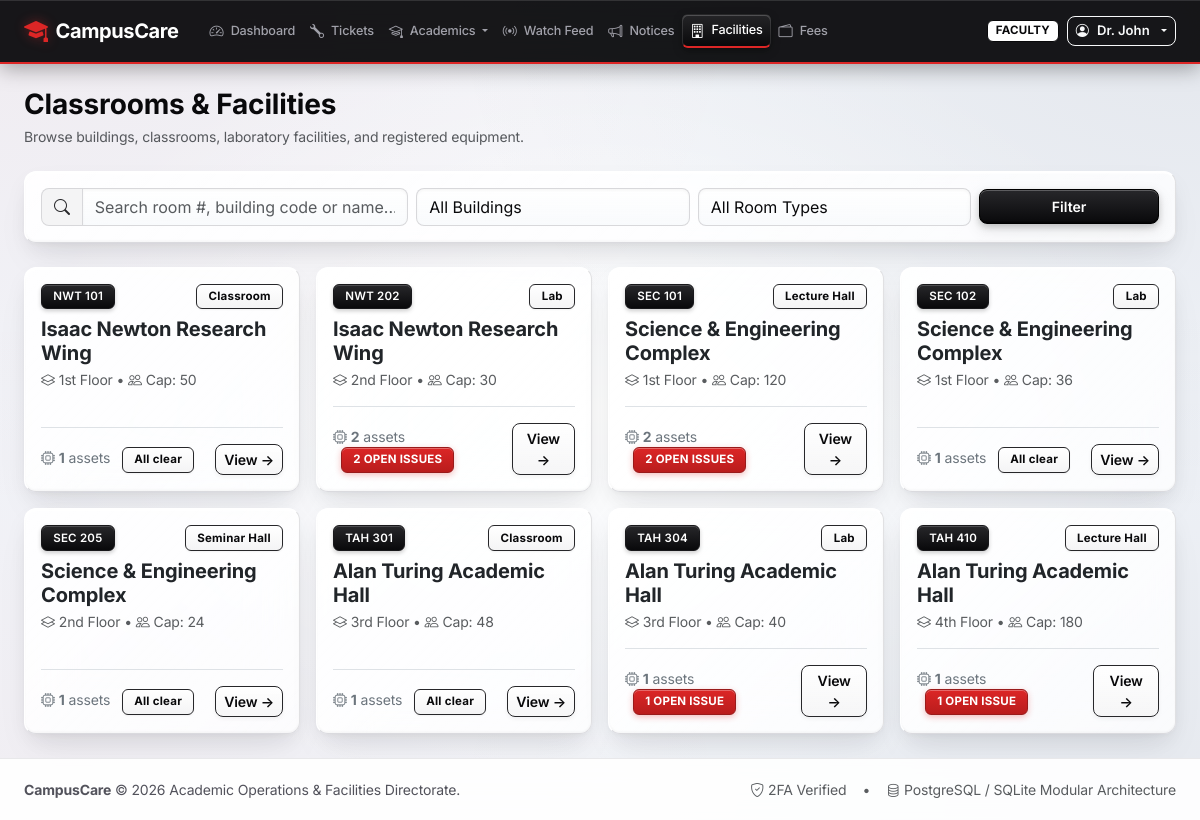
/facilities/rooms/ (signed in), run on the app's committed database.
### accounts/models.py (models this page shows, shortened)
class User(AbstractUser):
    class Role(models.TextChoices):
        STUDENT = 'STUDENT', 'Student'
        FACULTY = 'FACULTY', 'Faculty'
        TECHNICIAN = 'TECHNICIAN', 'Technician'
        MANAGER = 'MANAGER', 'Facility / Dept Manager'
        ADMIN = 'ADMIN', 'Administrator'
    role = models.CharField(
        max_length=20,
        choices=Role.choices,
        default=Role.STUDENT,
        db_index=True,
        help_text="Designates the system role and permission tier of the user."
    )
    department = models.CharField(max_length=120, blank=True)
    phone_number = models.CharField(max_length=30, blank=True)
    identifier_number = models.CharField(
        max_length=60,
        blank=True,
        help_text="Roll Number (for Students) or Employee ID (for Faculty/Staff)"
    )
    year_or_block = models.CharField(
        max_length=60,
        blank=True,
        help_text="Year & Section (e.g., 3rd Year - Sec A) or Assigned Block"
    )
    is_first_login_2fa_completed = models.BooleanField(
        default=False,
        help_text="Designates whether the user has completed their first-login two-step verification."
    )
    is_onboarding_completed = models.BooleanField(
        default=False,
        help_text="Designates whether the user has completed their initial onboarding profile confirmation."
    )
    last_seen_notices_at = models.DateTimeField(null=True, blank=True)
    last_seen_tickets_at = models.DateTimeField(null=True, blank=True)
    last_seen_timetable_at = models.DateTimeField(null=True, blank=True)
    class Meta:
        ordering = ['username']
    @property
    def is_student(self):
        return self.role == self.Role.STUDENT
    @property
    def is_faculty(self):
        return self.role == self.Role.FACULTY
    @property
    def is_technician(self):
        return self.role == self.Role.TECHNICIAN
    @property
    def is_manager(self):
        return self.role == self.Role.MANAGER or self.is_superuser
    @property
    def is_admin_role(self):
        return self.role == self.Role.ADMIN or self.is_superuser

### facilities/models.py (models this page shows, shortened)
class Room(models.Model):
    class RoomType(models.TextChoices):
        CLASSROOM = 'Classroom', 'Classroom'
        LECTURE_HALL = 'Lecture Hall', 'Lecture Hall'
        LAB = 'Lab', 'Lab'
        SEMINAR_HALL = 'Seminar Hall', 'Seminar Hall'
    class OperationalStatus(models.TextChoices):
        AVAILABLE = 'AVAILABLE', 'Available'
        OCCUPIED = 'OCCUPIED', 'Occupied (In Session)'
        MAINTENANCE = 'MAINTENANCE', 'Under Maintenance'
        RESERVED = 'RESERVED', 'Reserved (Exam/Event)'
    building_name = models.CharField(max_length=120)
    building_code = models.CharField(max_length=20)
    floor = models.CharField(max_length=20)
    room_number = models.CharField(max_length=20)
    room_type = models.CharField(
        max_length=50,
        choices=RoomType.choices,
        default=RoomType.CLASSROOM
    )
    capacity = models.PositiveIntegerField(default=30)
    operational_status = models.CharField(
        max_length=20,
        choices=OperationalStatus.choices,
        default=OperationalStatus.AVAILABLE,
        db_index=True
    )
    is_active = models.BooleanField(default=True)
    class Meta:
        ordering = ['building_code', 'room_number']
        constraints = [
            models.UniqueConstraint(
                fields=['building_code', 'room_number'],
                name='unique_building_room'
            )
        ]

### facilities/views.py (the view)
# urls.py: path('rooms/', views.room_list_view, name='room_list'),
@login_required
def room_list_view(request):
    search_query = request.GET.get('q', '').strip()
    building_filter = request.GET.get('building', '').strip()
    type_filter = request.GET.get('room_type', '').strip()
    rooms = Room.objects.annotate(
        asset_count=Count('assets', distinct=True),
        open_ticket_count=Count(
            'maintenance_requests',
            filter=~Q(maintenance_requests__status__in=['RESOLVED', 'CLOSED']),
            distinct=True
        )
    ).order_by('building_code', 'room_number')
    if search_query:
        rooms = rooms.filter(
            Q(building_name__icontains=search_query) |
            Q(building_code__icontains=search_query) |
            Q(room_number__icontains=search_query)
        )
    if building_filter:
        rooms = rooms.filter(building_code=building_filter)
    if type_filter:
        rooms = rooms.filter(room_type=type_filter)
    buildings = Room.objects.values('building_code', 'building_name').distinct()
    return render(request, 'facilities/room_list.html', {
        'rooms': rooms,
        'buildings': buildings,
        'search_query': search_query,
        'building_filter': building_filter,
        'type_filter': type_filter,
        'room_types': Room.RoomType.choices,
    })

### accounts/models.py (called while the page is built)
    @classmethod
    def get_allowed_domain_list(cls):
        from django.conf import settings
        try:
            db_domains = list(cls.objects.filter(is_active=True).values_list('domain', flat=True))
        except Exception:
            db_domains = []
        fallback = getattr(settings, 'ALLOWED_EMAIL_DOMAINS', ['college.edu', 'university.edu'])
        combined = set([d.strip().lower() for d in db_domains if d] + [d.strip().lower() for d in fallback if d])
        return sorted(list(combined))

### templates/facilities/room_list.html (shortened to what this page needs)
{% extends 'base.html' %}
{% block content %}
<div class="d-flex flex-column flex-md-row justify-content-between align-items-md-center gap-3 mb-4">
    <div>
        <h3 class="fw-bold mb-1">Classrooms & Facilities</h3>
        <p class="text-muted small mb-0">Browse buildings, classrooms, laboratory facilities, and registered equipment.</p>
    </div>
</div>
<div class="card mb-4">
    <div class="card-body p-3">
        <form method="get" class="row g-2 align-items-center">
            <div class="col-md-4">
                <div class="input-group">
                    <span class="input-group-text bg-white"><i class="bi bi-search"></i></span>
                    <input type="text" name="q" value="{{ search_query }}" class="form-control" placeholder="Search room #, building code or name...">
                </div>
            </div>
            <div class="col-md-3">
                <select name="building" class="form-select">
                    <option value="">All Buildings</option>
                </select>
            </div>
            <div class="col-md-3">
                <select name="room_type" class="form-select">
                    <option value="">All Room Types</option>
                </select>
            </div>
            <div class="col-md-2 d-flex gap-2">
                <button type="submit" class="btn btn-primary w-100">Filter</button>
            </div>
        </form>
    </div>
</div>
<div class="row g-3">
    {% for room in rooms %}
    <div class="col-md-6 col-lg-4 col-xl-3">
        <div class="card h-100 shadow-sm border">
            <div class="card-body d-flex flex-column">
                <div class="d-flex justify-content-between align-items-start mb-2">
                    <span class="badge badge-rwb-notice fw-semibold">
                        {{ room.building_code }} {{ room.room_number }}
                    </span>
                    <span class="badge badge-rwb-ticket">{{ room.room_type }}</span>
                </div>
                <h5 class="card-title fw-bold text-dark mb-1">
                    {{ room.building_name }}
                </h5>
                <div class="text-muted small mb-3">
                    <i class="bi bi-layers me-1"></i>{{ room.floor }} &bull;
                    <i class="bi bi-people me-1"></i>Cap: {{ room.capacity }}
                </div>
                <div class="mt-auto pt-3 border-top d-flex justify-content-between align-items-center">
                    <div class="small">
                        <span class="text-secondary"><i class="bi bi-cpu me-1"></i><strong>{{ room.asset_count }}</strong> assets</span>
                        {% if room.open_ticket_count > 0 %}
                        <span class="badge badge-rwb-alert ms-2">{{ room.open_ticket_count }} open issue{{ room.open_ticket_count|pluralize }}</span>
                        {% else %}
                        <span class="badge badge-rwb-ticket ms-2">All clear</span>
                        {% endif %}
                    </div>
                    <a href="{% url 'facilities:room_detail' room.id %}" class="btn btn-sm btn-outline-primary">
                        View &rarr;
                    </a>
                </div>
            </div>
        </div>
    </div>
    {% endfor %}
</div>
{% endblock %}

### templates/base.html (shortened to what this page needs)
{% load static %}
<!DOCTYPE html>
<html lang="en">
<head>
    <link href="https://cdn.jsdelivr.net/npm/bootstrap@5.3.3/dist/css/bootstrap.min.css" rel="stylesheet">
    <link href="https://cdn.jsdelivr.net/npm/bootstrap-icons@1.11.3/font/bootstrap-icons.min.css" rel="stylesheet">
    <link rel="stylesheet" href="{% static 'css/glass_theme.css' %}?v=2.2">
</head>
<body>
    <nav class="navbar navbar-expand-lg navbar-custom sticky-top py-2">
        <div class="container-fluid px-3 px-xl-4">
            <a class="navbar-brand d-flex align-items-center gap-2 text-nowrap" href="{% if user.is_authenticated %}{% url 'core:dashboard' %}{% else %}{% url 'core:index' %}{% endif %}">
                <i class="bi bi-mortarboard-fill fs-4" style="color: var(--rwb-red);"></i>
                <span class="fw-bold">CampusCare</span>
            </a>
            <div class="collapse navbar-collapse" id="mainNavbar">
                {% if user.is_authenticated %}
                <ul class="navbar-nav me-auto mb-2 mb-lg-0 ms-lg-2 align-items-center">
                    <li class="nav-item">
                        <a class="nav-link text-nowrap {% if request.resolver_match.url_name == 'dashboard' %}active{% endif %}" href="{% url 'core:dashboard' %}">
                            <i class="bi bi-speedometer2 me-1"></i>Dashboard
                        </a>
                    </li>
                    <li class="nav-item">
                        <a class="nav-link text-nowrap {% if request.resolver_match.app_name == 'tickets' %}active{% endif %}" href="{% url 'tickets:ticket_list' %}">
                            <i class="bi bi-wrench me-1"></i>Tickets
                        </a>
                    </li>
                    <li class="nav-item dropdown">
                        <a class="nav-link dropdown-toggle text-nowrap {% if request.resolver_match.app_name == 'academics' %}active{% endif %}" href="#" role="button" data-bs-toggle="dropdown" aria-expanded="false">
                            <i class="bi bi-mortarboard me-1"></i>Academics
                        </a>
                    </li>
                    <li class="nav-item">
                        <a class="nav-link text-nowrap {% if request.resolver_match.url_name == 'live_feed' %}active{% endif %}" href="{% url 'notices:live_feed' %}">
                            <i class="bi bi-broadcast live-feed-pulsing-icon me-1"></i>Watch Feed
                        </a>
                    </li>
                    <li class="nav-item">
                        <a class="nav-link text-nowrap {% if request.resolver_match.url_name == 'announcement_list' %}active{% endif %}" href="{% url 'notices:announcement_list' %}">
                            <i class="bi bi-megaphone me-1"></i>Notices
                        </a>
                    </li>
                    <li class="nav-item">
                        <a class="nav-link text-nowrap {% if request.resolver_match.app_name == 'facilities' %}active{% endif %}" href="{% url 'facilities:room_list' %}">
                            <i class="bi bi-building me-1"></i>Facilities
                        </a>
                    </li>
                    <li class="nav-item">
                        <a class="nav-link text-nowrap {% if request.resolver_match.url_name == 'fee_tracker' %}active{% endif %}" href="{% url 'notices:fee_tracker' %}">
                            <i class="bi bi-wallet2 me-1"></i>Fees
                        </a>
                    </li>
                </ul>
                <div class="d-flex align-items-center gap-2 flex-shrink-0 ms-auto">
                    <span class="badge {% if user.role == 'ADMIN' %}badge-role-admin{% elif user.role == 'MANAGER' %}badge-role-manager{% elif user.role == 'TECHNICIAN' %}badge-role-technician{% elif user.role == 'FACULTY' %}badge-role-faculty{% else %}badge-role-student{% endif %} text-uppercase px-2 py-1 text-nowrap" style="font-size: 0.72rem;">
                        {{ user.get_role_display }}
                    </span>
                    <div class="dropdown">
                        <button class="btn btn-outline-light btn-sm dropdown-toggle d-flex align-items-center gap-2 text-nowrap py-1 px-2" type="button" data-bs-toggle="dropdown" style="font-size: 0.82rem;">
                            <i class="bi bi-person-circle"></i>
                            <span class="text-truncate" style="max-width: 110px;">{{ user.first_name|default:user.username }}</span>
                        </button>
                    </div>
                </div>
                {% endif %}
            </div>
        </div>
    </nav>
    <main class="flex-grow-1 py-4">
        <div class="container-fluid px-lg-4">
            {% block content %}{% endblock %}
        </div>
    </main>
    <footer>
        <div class="container-fluid px-lg-4 d-flex flex-column flex-md-row justify-content-between align-items-center gap-2">
            <div>
                <strong>CampusCare</strong> &copy; 2026 Academic Operations & Facilities Directorate.
            </div>
            <div class="d-flex align-items-center gap-3">
                <span class="text-muted"><i class="bi bi-shield-check me-1"></i>2FA Verified</span>
                <span class="text-muted">&bull;</span>
                <span class="text-muted"><i class="bi bi-database me-1"></i>PostgreSQL / SQLite Modular Architecture</span>
            </div>
        </div>
    </footer>
</body>
</html>

### data on the page
User: role "FACULTY", first_name "Dr. John"
Room: building_code "NWT", room_number "101", room_type "Classroom", building_name "Isaac Newton Research Wing", floor "1st Floor", capacity "50", asset_count "1", shows "All clear"
Room: building_code "NWT", room_number "202", room_type "Lab", building_name "Isaac Newton Research Wing", floor "2nd Floor", capacity "30", asset_count "2", open_ticket_count "2"
Room: building_code "SEC", room_number "101", room_type "Lecture Hall", building_name "Science & Engineering Complex", floor "1st Floor", capacity "120", asset_count "2", open_ticket_count "2"
Room: building_code "SEC", room_number "102", room_type "Lab", building_name "Science & Engineering Complex", floor "1st Floor", capacity "36", asset_count "1", shows "All clear"
Room: building_code "SEC", room_number "205", room_type "Seminar Hall", building_name "Science & Engineering Complex", floor "2nd Floor", capacity "24", asset_count "1", shows "All clear"
Room: building_code "TAH", room_number "301", room_type "Classroom", building_name "Alan Turing Academic Hall", floor "3rd Floor", capacity "48", asset_count "1", shows "All clear"
Room: building_code "TAH", room_number "304", room_type "Lab", building_name "Alan Turing Academic Hall", floor "3rd Floor", capacity "40", asset_count "1", open_ticket_count "1"
Room: building_code "TAH", room_number "410", room_type "Lecture Hall", building_name "Alan Turing Academic Hall", floor "4th Floor", capacity "180", asset_count "1", open_ticket_count "1"
